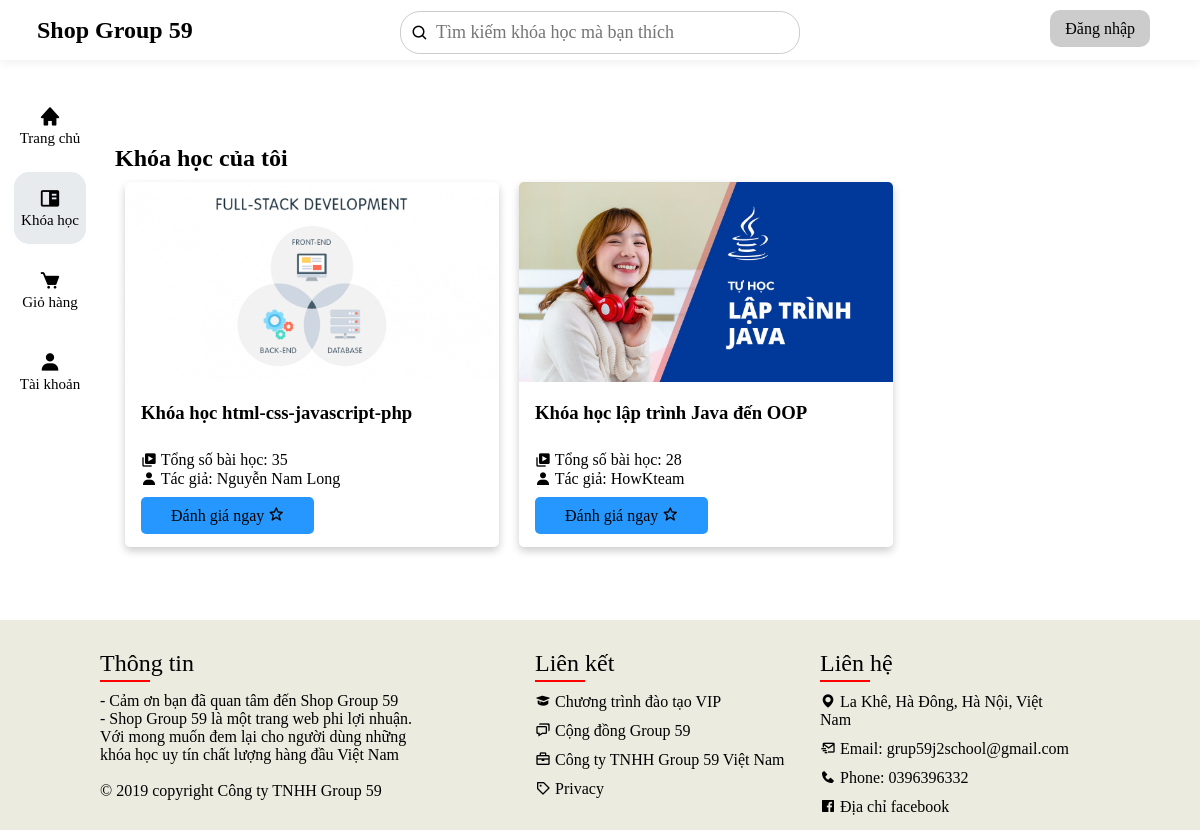
The page /my_course.php (signed in) on the database its author committed.
### tables this page shows
CREATE TABLE `course` (
  `id_course` int(11) NOT NULL,
  `id_admin` int(11) NOT NULL,
  `name_course` varchar(100) NOT NULL,
  `description_course` text NOT NULL,
  `author` varchar(30) DEFAULT NULL,
  `image_course` varchar(150) NOT NULL,
  `status_course` int(11) NOT NULL,
  `price` int(11) NOT NULL,
  `created_at` timestamp NOT NULL DEFAULT CURRENT_TIMESTAMP
);

### my_course.php (the view, shortened to what this page needs)
<?php
    $id_user = $_SESSION['id'];
?>
<!DOCTYPE html>
<html lang="en">
<head>
    <link href='https://unpkg.com/boxicons@2.0.7/css/boxicons.min.css' rel='stylesheet'>
    <link rel="stylesheet" href="./css/header.css">
    <link rel="stylesheet" href="./css/index.css">
</head>
<body>
    <?php
    require "./default/header.php";
    $search = "";
    require "./public/connect_sql.php";
    $sql = "SELECT
                course.id_course,
                course.name_course,
                course.author,
                course.image_course,
                course.status_course,
                COUNT(course.id_course) AS number_course
            FROM
                course
            INNER JOIN oder ON oder.id_course = course.id_course
            LEFT OUTER JOIN lesson ON course.id_course = lesson.id_course
            WHERE
                oder.id_user = '$id_user'
            GROUP BY
                course.id_course";
    $all_courses = mysqli_query($connection, $sql);
    ?>
    <div class=content>
        <div class="all-course">
            <h2 style="width: 100%">
                <?php if ($search != "") {
                    echo "Tìm kiếm kết quả cho $search";
                } else {
                    echo "Khóa học của tôi";
                }
                ?>
            </h2>
            <?php foreach ($all_courses as $course) { ?>
                <div class="card">
                    <a href="<?php if($course['status_course']==0){
                            echo "#";
                    } else
                    print("./my_course_view_lesson.php?idcourse=${course['id_course']}") ?>">
                        <div class="img-preview">
                            <img src="./public/images/upload/<?php echo $course['image_course'] ?>" alt="Avatar" style="width:100%">
                        </div>
                    </a>
                    <div class="container-card">
                        <br><h3><b>
                        <?php if($course['status_course']==0){
                            echo "Khóa học chưa được chấp thuận";
                        }else {?>
                        <a href="./my_course_view_lesson.php?idcourse=<?php echo $course['id_course'] ?>">
                            <?php echo $course['name_course'] ?>
                        </a>
                        <?php } ?></b></h3>
                        <p>
                            <i class='bx bxs-videos'></i>
                            Tổng số bài học:
                            <?php echo $course['number_course'] ?>
                        </p>
                        <p>
                            <i class='bx bxs-user'></i>
                            Tác giả:
                            <?php echo $course['author'] ?>
                        </p>
                        <br>
                        <a class='btn' href="./view_course.php?id=<?php echo $course['id_course'] ?>">
                            Đánh giá ngay
                            <i class='bx bx-star'></i>
                        </a>
                    </div>
                </div>
            <?php } ?>
        </div>
    </div>
    <?php require "./default/footer.php" ?>
    </div>
</body>
</html>

### css/header.css (style rules this page uses)
* { margin: 0; padding: 0; box-sizing: border-box; }
.content { width: calc(100% - 100px); min-height: calc(75vh - 70px); float: left; }

### css/index.css (style rules this page uses)
.all-course { margin-top: 50px; width: 100%; padding: 15px; display: flex; flex-wrap: wrap; }
.card { box-shadow: 0 4px 8px 0 rgba(0,0,0,0.2); transition: 0.3s; width: 374px; border-radius: 5px; margin: 10px; padding-bottom: 20px; }
.img-preview { width: 100%; height: 200px; }
img { width: 100%; height: 100%; object-fit: cover; object-position: center; border-radius: 5px 5px 0 0; }
.container-card { padding: 2px 16px; }
.container-card h3 { height: 48px; overflow: hidden; }
p i { transform: translateY(2px); }
.btn { background-color: #2697ff; padding: 10px 30px; border-radius: 5px; transition: all 0.3s; cursor: pointer; }
a { text-decoration: none; color: black; }

### my_course.php (style rules this page uses)
.btn { border: none; margin-left: 0 ; }

### rows shown on the page
course: image_course (picture), name_course "Khóa học html-css-javascript-php", number_course "35", author "Nguyễn Nam Long"
course: image_course (picture), name_course "Khóa học lập trình Java đến OOP", number_course "28", author "HowKteam"
